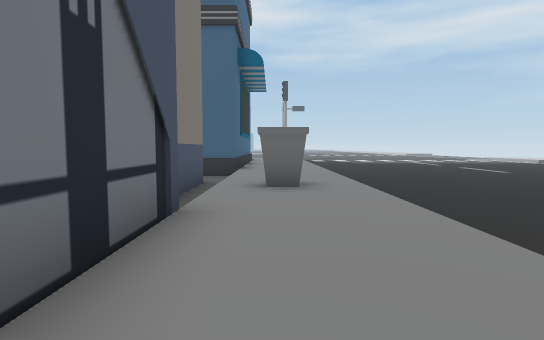
view 1 (above)

19 first-person views from a walk through a scene from a Unity 3-D project. The camera is 1.4 m above the floor, tilts 4° down and sees 80° across. The floor is counted in squares, 2 m on a side. Each view is taken from the middle of a square. On the plan, view 1 faces up. The plan holds only what a view shows up to about 10 squares ahead; the rest is blank. The place goes on beyond the plan. The player character is not drawn.

view 2
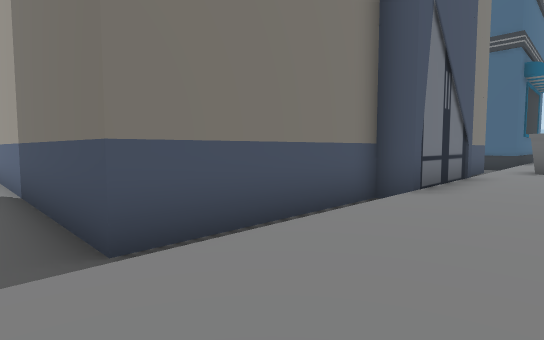

view 3
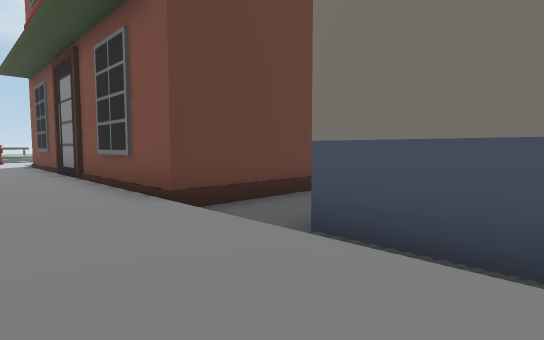

view 4
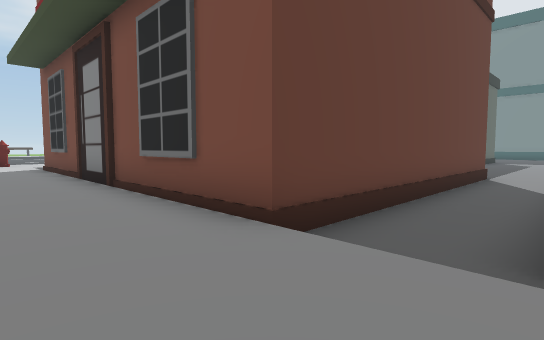

view 5
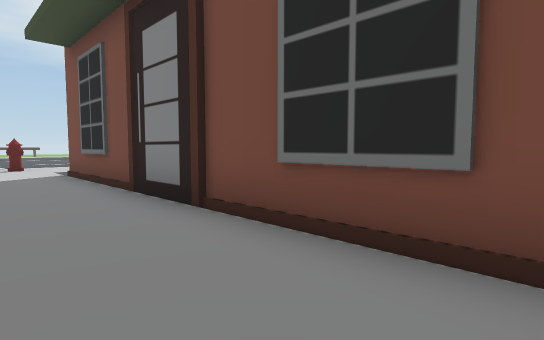

view 6
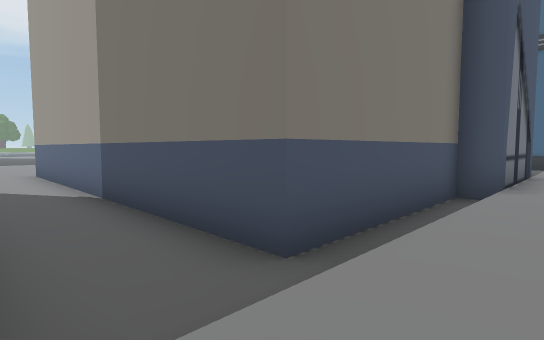

view 7
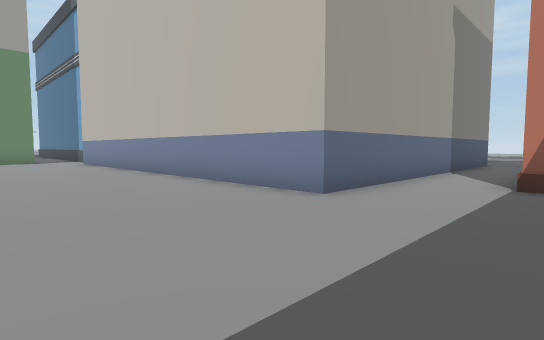

view 8
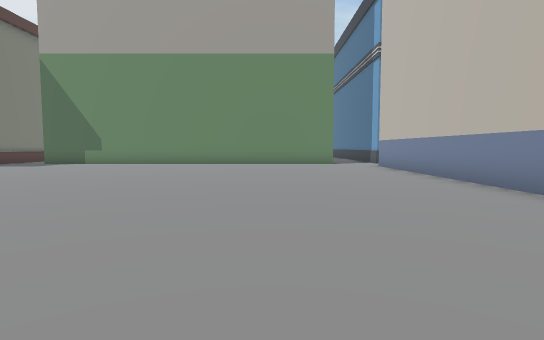

view 9
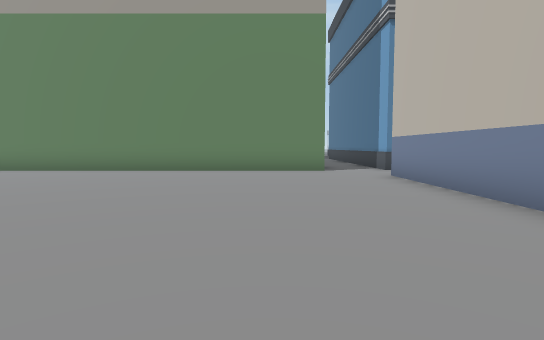

view 10
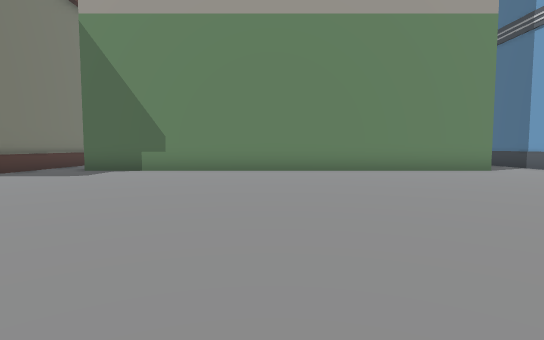

view 11
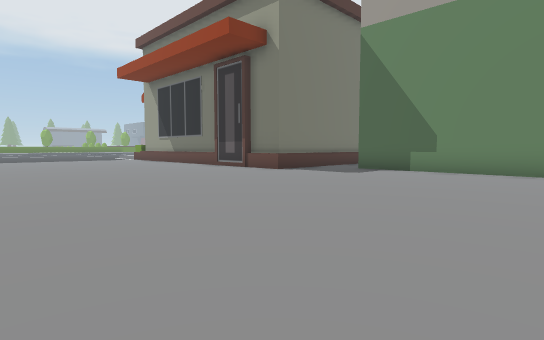

view 12
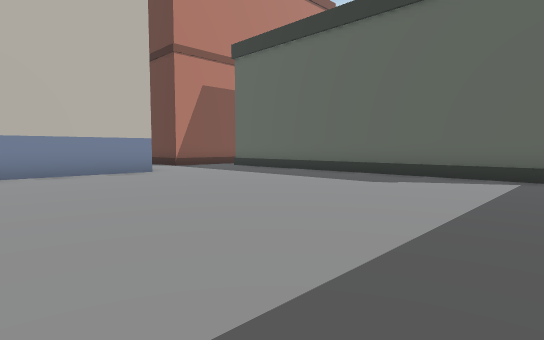

view 13
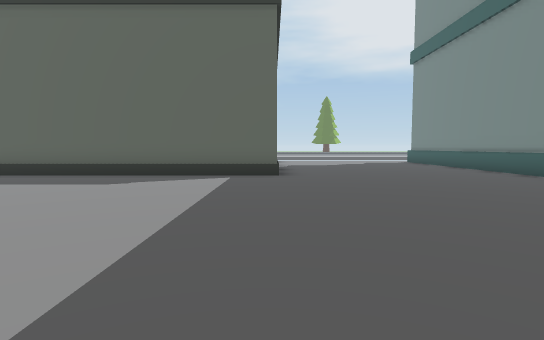

view 14
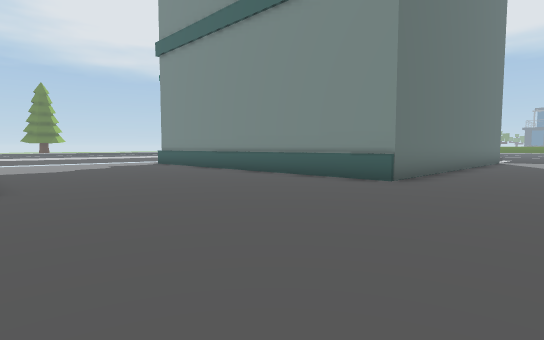

view 15
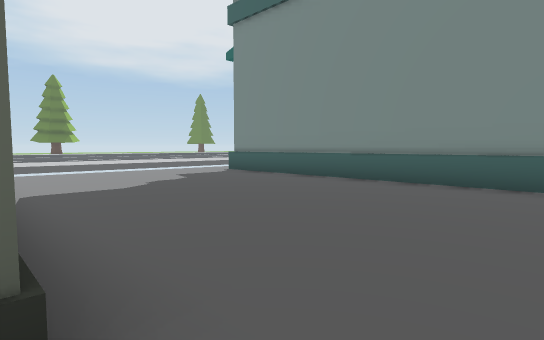

view 16
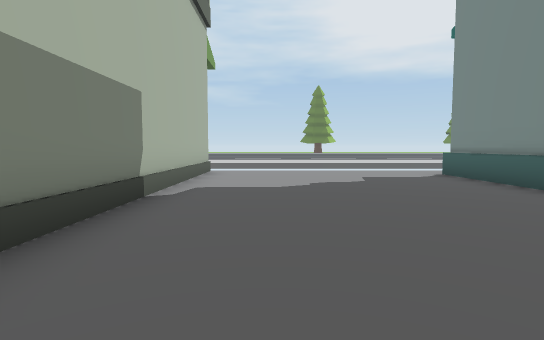

view 17
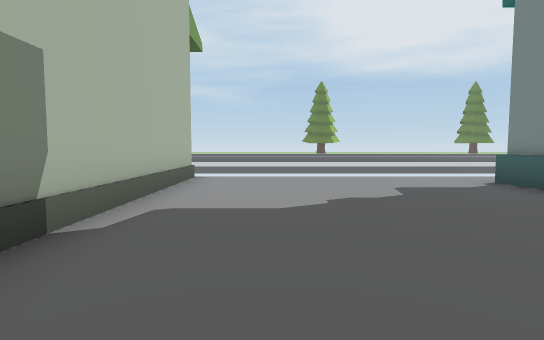

view 18
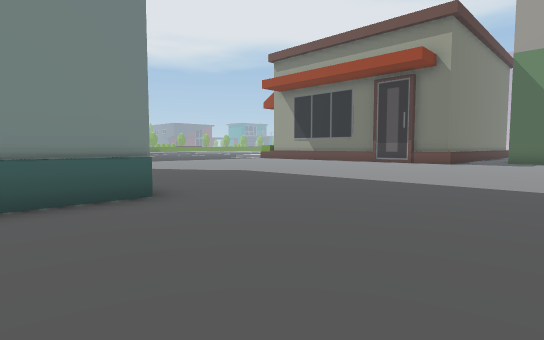

view 19
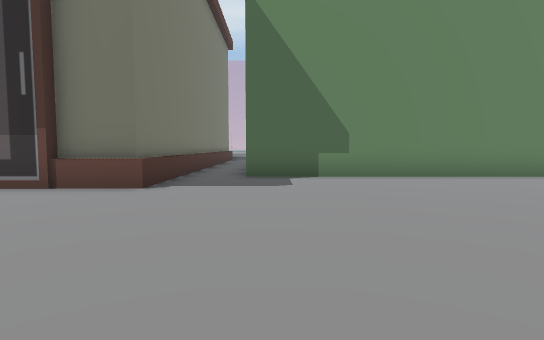

### Floor plan
Key: @ floor where view 1 was taken; # wall or solid block; . main floor; : floor 0.5 m higher than the main floor; / step, stairs or slope; = window, fence, low wall or low ledge; ^ raised ledge; B building; O other object.
Columns run from 30 left of view 1 to 1 right of it. Each row starts with its distance up from view 1.
 12   B..
 11   B..
 10   B..BBBBBBBBBBBB..^        ##
  9   B................         ./::
  8 BBB...............B         B/::
  7  .................B         B/::
  6  .................B         B/O:
  5  .................B          /::
  4 ..................B          /::
  3 ..................B          B::
  2 ..................B          B::
  1 ..................B          B::
  0 ..................B         B/@:
 -1 ..................B         B/::
 -2 ..................B         B/::
 -3 ..................B         B/::
 -4 ..................BBBBBBBBBBB/::
 -5 BBB........................../::
 -6   B........................../::
 -7   B................. =======#/::
 -8   B......^#######           #/::
 -9   B......#                  #/::
-10   B......#                  #/::
-11   B......#                  #/::
-12   B......#                  #/::
-13   B......#                  #/:
-14   B......#                  #/:
-15   B......#                  #/:
-16   .......#                  #/:
-17          #                  =/:

Where each view was taken, in squares from view 1:
view 1: 0 up, 0 right, facing up
view 2: 5 down, 1 right, facing up-left
view 3: 2 down, 1 right, facing down-left
view 4: 4 down, 1 right, facing down-left
view 5: 7 down, 1 right, facing down-left
view 6: 6 down, 0 right, facing up-left
view 7: 7 down, 16 left, facing up-right
view 8: 4 down, 16 left, facing up
view 9: 0 up, 15 left, facing up
view 10: 0 up, 20 left, facing up
view 11: 0 up, 20 left, facing up-left
view 12: 0 up, 21 left, facing down-right
view 13: 0 up, 21 left, facing down
view 14: 2 down, 21 left, facing down-left
view 15: 7 down, 21 left, facing down-left
view 16: 7 down, 23 left, facing down
view 17: 9 down, 23 left, facing down
view 18: 7 down, 23 left, facing up-left
view 19: 2 up, 25 left, facing up
